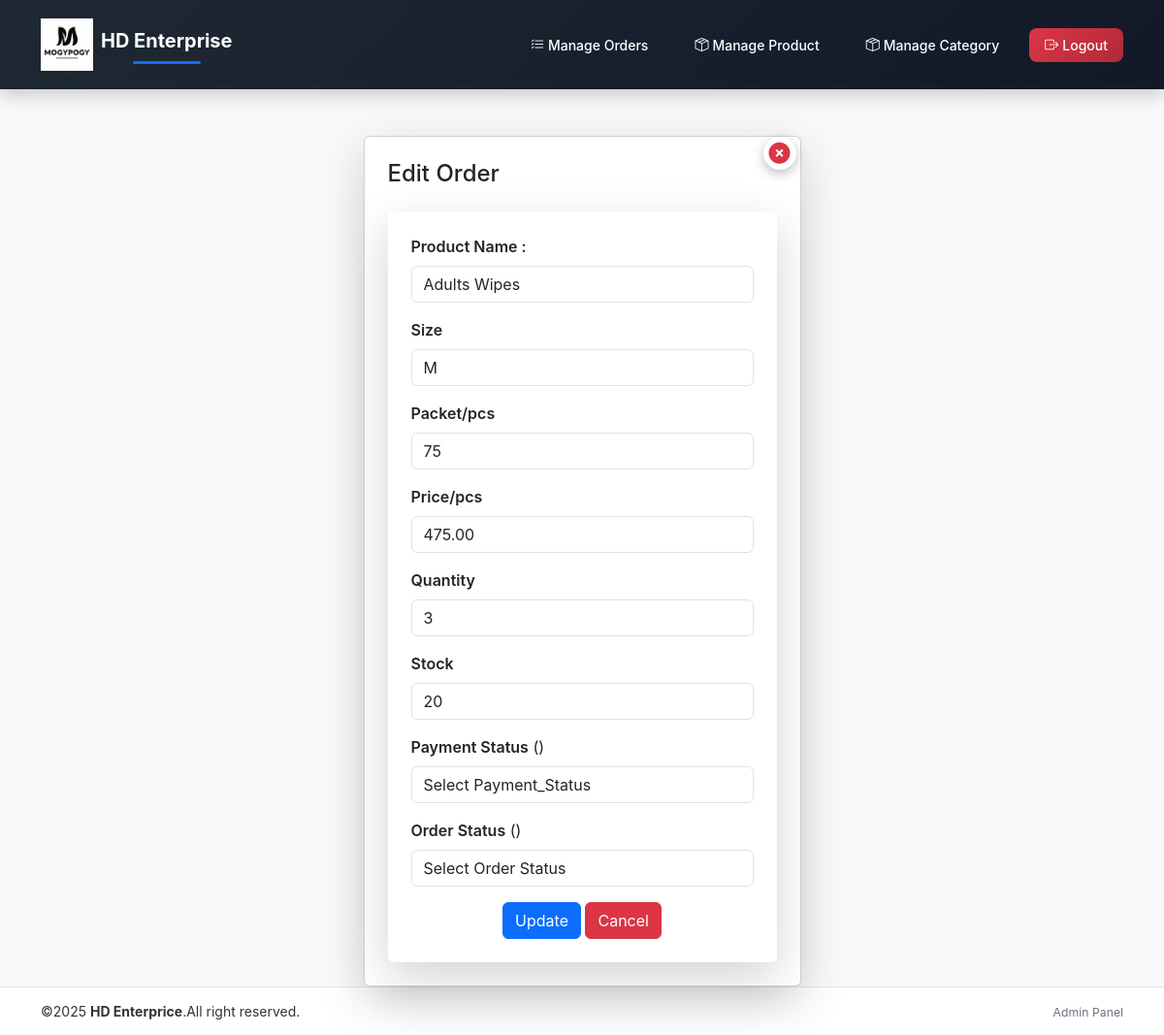
Page /admin/editOrder.php?orderId=4 on the committed database.
### tables this page shows
CREATE TABLE `orders` (
  `order_id` int(11) NOT NULL,
  `product_id` int(11) NOT NULL,
  `customer_name` varchar(100) DEFAULT NULL,
  `mobile` varchar(10) DEFAULT NULL,
  `address` text DEFAULT NULL,
  `pincode` varchar(6) DEFAULT NULL,
  `city` varchar(50) NOT NULL,
  `quantity` int(11) DEFAULT NULL,
  `price` decimal(10,2) DEFAULT NULL,
  `total_amount` decimal(10,2) DEFAULT NULL,
  `payment_status` varchar(20) DEFAULT '''Pending''',
  `order_status` enum('placed','cancelled') DEFAULT NULL,
  `created_at` timestamp NOT NULL DEFAULT current_timestamp()
);

CREATE TABLE `products` (
  `product_id` int(11) NOT NULL,
  `name` varchar(100) DEFAULT NULL,
  `category_id` int(50) DEFAULT NULL,
  `size` enum('NB','S','M','L','XL','XXL','XXXL') DEFAULT NULL,
  `price` int(11) DEFAULT NULL,
  `packet_pieces` int(11) DEFAULT 75,
  `stock` int(11) DEFAULT NULL,
  `image` varchar(255) DEFAULT NULL,
  `status` enum('In Stock','Out Of Stock') DEFAULT 'In Stock'
);

### admin/editOrder.php (the view, shortened to what this page needs)
<?php
include("header.php");
?>
<!DOCTYPE html>
<html lang="en">
<head>
    <link href="https://cdn.jsdelivr.net/npm/bootstrap@5.3.2/dist/css/bootstrap.min.css" rel="stylesheet">
    <link rel="stylesheet" href="https://cdn.jsdelivr.net/npm/bootstrap-icons@1.11.3/font/bootstrap-icons.css">
    <link rel="stylesheet" href="../assets/css/adminStyle.css">
    <link rel="stylesheet" href="https://cdnjs.cloudflare.com/ajax/libs/font-awesome/6.5.1/css/all.min.css">
</head>
<body class="bg-light">
    <div class="container mt-4">
        <div class="row justify-content-center mt-4">
            <div class="col-md-6 col-lg-5">
                <div class="card shadow-lg p-4 gap-3 position-relative">
                    <i class="fa-solid fa-circle-xmark close-page" style="cursor:pointer;" onclick="back()"></i>
                    <h4 class="mb-2">Edit Order</h4>
                    <?php
                    $order_id = (int) $_GET['orderId'];
                    $sql = mysqli_query($con, "SELECT o.*, p.name,p.size,p.packet_pieces,p.stock FROM orders as o INNER JOIN products AS p ON o.product_id = p.product_id WHERE order_id = '$order_id'") or die("Error:" . mysqli_error($con));
                    $row = mysqli_fetch_assoc($sql);
                    ?>
                    <form method="POST" class="p-4 shadow-lg rounded">
                        <div class="mb-3">
                            <label class="form-label fw-semibold">Product Name :</label>
                            <input type="text" name="name" class="form-control" value="<?php echo $row['name']; ?>"
                                readonly>
                        </div>
                        <?php if(!empty($row['size'])) { ?>
                        <div class="mb-3">
                            <label class="form-label fw-semibold">Size</label>
                            <input type="text" name="size" class="form-control" value="<?php echo $row['size']; ?>" readonly>
                        </div>
                        <?php } ?>
                        <?php if(!empty($row['packet_pieces'])) { ?>
                        <div class="mb-3">
                            <label class="form-label fw-semibold">Packet/pcs</label>
                            <input type="text" name="packet_pieces" class="form-control"
                                value="<?php echo $row['packet_pieces']; ?>" readonly>
                        </div>
                        <?php } ?>
                        <div class="mb-3">
                            <label class="form-label fw-semibold">Price/pcs</label>
                            <input type="text" name="price" class="form-control" value="<?php echo $row['price']; ?>"
                                readonly>
                        </div>
                        <div class="mb-3">
                            <label class="form-label fw-semibold">Quantity</label>
                            <input type="text" name="quantity" class="form-control"
                                value="<?php echo $row['quantity']; ?>" readonly>
                        </div>
                        <div class="mb-3">
                            <label class="form-label fw-semibold">Stock</label>
                            <input type="text" name="stock" class="form-control" value="<?php echo $row['stock']; ?>"
                                readonly>
                        </div>
                        <div class="mb-3">
                            <label class="form-label fw-semibold">Payment Status</label>
                            <span>(<?php echo $row['payment_status']; ?>)</span>
                            <select name="payment_status" class="form-control mb-2">
                                <option value="" selected disabled>Select Payment_Status</option>
                            </select>
                        </div>
                        <div class="mb-3">
                            <label class="form-label fw-semibold">Order Status</label>
                            <span>(<?php echo $row['order_status']; ?>)</span>
                            <select name="order_status" class="form-control mb-2">
                                <option value="" selected disabled>Select Order Status</option>
                            </select>
                        </div>
                        <div class="text-center mt-2">
                            <button name="update" class="btn btn-primary">Update</button>
                            <button name="cancel" class="btn btn-danger">Cancel</button>
                        </div>
                    </form>
                </div>
            </div>
        </div>
    </div>
</body>
</html>
<?php
include("footer.php");
?>

### assets/css/adminStyle.css (style rules this page uses)
body { margin: 0; background-color: #f4f6f9; font-family: 'Inter', 'Segoe UI', system-ui, -apple-system, sans-serif; color: #333; }
.close-page { position: absolute; top: 0px; right: 4px; font-size: 22px; color: #dc3545; cursor: pointer; background: #ffffff; border-radius: 50%; padding: 6px; box-shadow: 0 4px 12px rgba(0, 0, 0, 0.25); transition: all 0.25s ease; }

### admin/footer.php (style rules this page uses)
html,body { height: 100%; }
body { display: flex; flex-direction: column; }

### rows in the picture
orders: name "Adults Wipes", size "M", packet_pieces "75", price "475.00", quantity "3", stock "20"
